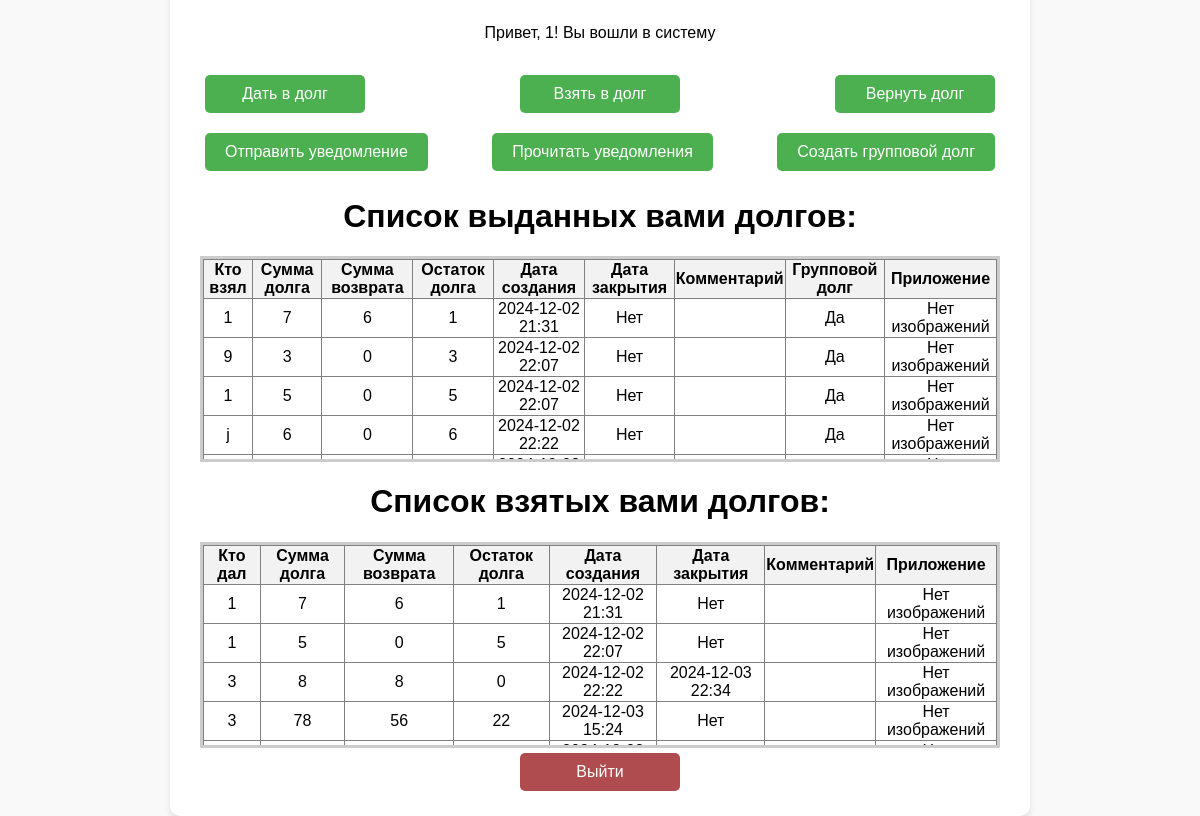
Page / (signed in) on the committed database.
### app.py (models this page shows)
class Client(db.Model):
    __tablename__ = 'clients'
    client_id = db.Column(db.Integer, primary_key=True )
    client_name = db.Column(db.Text, nullable=False)
    phone = db.Column(db.Text, nullable=False)
    tg_nik = db.Column(db.Text, nullable=False)
    client_password = db.Column(db.Text, nullable=False)
    create_dttm = db.Column(db.DateTime, default=datetime.utcnow )

class Debt(db.Model):
    __tablename__ = 'debts'
    debt_id = db.Column(db.Integer, primary_key=True, autoincrement=True)
    debt_amount = db.Column(db.Integer, nullable=False)
    create_dttm = db.Column(db.DateTime, nullable=False, default=datetime.utcnow)
    close_dttm = db.Column(db.DateTime, default=lambda :datetime(5999,1,1,0,0,0))              # DEFAULT '5999-01-01'
    debt_amount_return = db.Column(db.Integer, default=0)
    debt_comm = db.Column(db.Text)
    addings_flg = db.Column(db.Boolean, default=False )
    debt_group_id = db.Column(db.Integer, db.ForeignKey('group_debts.gr_debt_id'), default=-1)
    borrower_id = db.Column(db.Integer, db.ForeignKey('clients.client_id'), nullable=False)
    debter_id = db.Column(db.Integer, db.ForeignKey('clients.client_id'), nullable=False)
    addings = db.relationship('Adding', backref='debt', lazy='joined')  # Связь для доступа к прикреплениям
    notifications = db.relationship('Notification', backref='debt', lazy='joined' )  # Связь для доступа к прикреплениям
    borrower = relationship('Client', foreign_keys=[borrower_id])
    debter = relationship('Client', foreign_keys=[debter_id])

### app.py (the view)
@app.route('/' )
def home():
    if "username" in session:
        user = Client.query.filter_by(client_name=session['username']).first()
        debts_give = Debt.query.filter(Debt.debter_id == user.client_id).all()
        debts_get = Debt.query.filter(Debt.borrower_id == user.client_id).all()
        return render_template('home.html', user=user, debts_give=debts_give, debts_get=debts_get)
    return render_template('start.html')

### templates/home.html (shortened to what this page needs)
<!DOCTYPE html>
<html lang="en">
<head>
    <link rel="stylesheet" href="{{ url_for('static', filename='styles.css') }}">
</head>
<body>
    <div class="container">
        <form method="POST" class="text-center">
            <label>Привет, {{ user.client_name }}! Вы вошли в систему</label>
            <br>
            <div class="button-container">
                <a href='/create_debt_give' class="btn btn-login">Дать в долг</a>
                <a href='/create_debt_get' class="btn btn-login">Взять в долг</a>
                <a href='/close_debt' class="btn btn-login">Вернуть долг</a>
            </div>
            <div class="button-container">
                <a href='/notifications' class="btn btn-login">Отправить уведомление</a>
                <a href='/notifications_read' class="btn btn-login">Прочитать уведомления</a>
                <a href='/create_group_debt' class="btn btn-login">Создать групповой долг</a>
            </div>
             <h1>Список выданных вами долгов:</h1>
            <div class="table-container">
                {% if debts_give %}
                <table border="1">
                    <thead>
                        <tr>
                            <th>Кто взял</th>
                            <th>Сумма долга</th>
                            <th>Сумма возврата</th>
                            <th>Остаток долга</th>
                            <th>Дата создания</th>
                            <th>Дата закрытия</th>
                            <th>Комментарий</th>
                            <th>Групповой долг</th>
                            <th>Приложение</th>
                        </tr>
                    </thead>
                    <tbody>
                        {% for debt in debts_give %}
                        <tr>
                            <td>{{ debt.borrower.client_name }}</td>
                            <td>{{ debt.debt_amount }}</td>
                            <td>{{ debt.debt_amount_return }}</td>
                            <td>{{ debt.debt_amount - debt.debt_amount_return }}</td>
                            <td>{{ debt.create_dttm.strftime('%Y-%m-%d %H:%M') }}</td>
                            <td>
                                {% if debt.close_dttm.strftime('%Y-%m-%d %H:%M') == '5999-01-01 00:00' %}
                                    Нет
                                {% else %}
                                    {{debt.close_dttm.strftime('%Y-%m-%d %H:%M')}}
                                {% endif %}
                            </td>
                            <td>
                            </td>
                            <td>
                                {% if debt.debt_group_id == -1 %}
                                    Нет
                                {% else %}
                                    Да
                                {% endif %}
                            </td>
                            <td>
                                {% if debt.addings %}
                                    {% for adding in debt.addings %}
                                        <a href="{{ url_for('static', filename=adding.adding) }}" target="_blank">
                                            <img src="{{ url_for('static', filename=adding.adding) }}" alt="Изображение" style="max-width: 150px; max-height: 150px;">
                                        </a>
                                    {% endfor %}
                                {% else %}
                                    Нет изображений
                                {% endif %}
                            </td>
                        </tr>
                        {% endfor %}
                    </tbody>
                </table>
                {% else %}
                    <p>У вас нет долгов.</p>
                {% endif %}
            </div>
            <h1>Список взятых вами долгов:</h1>
            <div class="table-container">
                {% if debts_get %}
                <table border="1">
                    <thead>
                        <tr>
                            <th>Кто дал</th>
                            <th>Сумма долга</th>
                            <th>Сумма возврата</th>
                            <th>Остаток долга</th>
                            <th>Дата создания</th>
                            <th>Дата закрытия</th>
                            <th>Комментарий</th>
                            <th>Приложение</th>
                        </tr>
                    </thead>
                    <tbody>
                        {% for debt in debts_get %}
                        <tr>
                            <td>{{ debt.debter.client_name }}</td>
                            <td>{{ debt.debt_amount }}</td>
                            <td>{{ debt.debt_amount_return }}</td>
                            <td>{{ debt.debt_amount - debt.debt_amount_return }}</td>
                            <td>{{ debt.create_dttm.strftime('%Y-%m-%d %H:%M') }}</td>
                            <td>
                                {% if debt.close_dttm.strftime('%Y-%m-%d %H:%M') == '5999-01-01 00:00' %}
                                    Нет
                                {% else %}
                                    {{debt.close_dttm.strftime('%Y-%m-%d %H:%M')}}
                                {% endif %}
                            </td>
                            <td>
                            </td>
                            <td>
                                {% if debt.addings %}
                                    {% for adding in debt.addings %}
                                        <a href="{{ url_for('static', filename=adding.adding) }}" target="_blank">
                                            <img src="{{ url_for('static', filename=adding.adding) }}" alt="Изображение" style="max-width: 150px; max-height: 150px;">
                                        </a>
                                    {% endfor %}
                                {% else %}
                                    Нет изображений
                                {% endif %}
                            </td>
                        </tr>
                        {% endfor %}
                    </tbody>
                </table>
                {% else %}
                    <p>У вас нет долгов.</p>
                {% endif %}
            </div>
            <a href='/logout' class="btn btn-exit">Выйти</a>
        </form>
    </div>
</body>
</html>

### static/styles.css (style rules this page uses)
body { font-family: Arial, sans-serif; background-color: #f9f9f9; display: flex; justify-content: center; align-items: center; height: 100vh; margin: 0; }
.text-center { text-align: center; }
.container { background-color: #ffffff; padding: 20px 30px; border-radius: 10px; box-shadow: 0 4px 6px rgba(0, 0, 0, 0.1); width: 100%; max-width: 800px; text-align: center; overflow: visible; }
.btn { display: inline-block; padding: 10px 20px; margin: 5px; text-align: center; color: #ffffff; text-decoration: none; border: none; border-radius: 5px; font-size: 16px; cursor: pointer; transition: background-color 0.3s ease; min-width: 120px; }
.btn-login { background-color: #4CAF50; }
.btn-exit { background-color: #af4c4f; }
.button-container { display: flex; justify-content: space-between; margin-top: 10px; z-index: 10; }
label { margin-top: 20px; display: block; }
.table-container { max-height: 200px; overflow-y: auto; border: 3px solid #ccc; }
table { width: 100%; border-collapse: collapse; }
thead { background-color: #f2f2f2; position: sticky; top: 0; z-index: 2; }

### rows in the picture
Client: client_name "1"
Debt: borrower.client_name "1", debt_amount "7", debt_amount_return "6", debt.debt_amount-debt.debt_amount_return "1", create_dttm "2024-12-02 21:31", shows "Нет", shows "Да", shows "Нет изображений", debter.client_name "1"
Debt: borrower.client_name "9", debt_amount "3", debt_amount_return "0", debt.debt_amount-debt.debt_amount_return "3", create_dttm "2024-12-02 22:07", shows "Нет", shows "Да", shows "Нет изображений"
Debt: borrower.client_name "1", debt_amount "5", debt_amount_return "0", debt.debt_amount-debt.debt_amount_return "5", create_dttm "2024-12-02 22:07", shows "Нет", shows "Да", shows "Нет изображений", debter.client_name "1"
Debt: borrower.client_name "j", debt_amount "6", debt_amount_return "0", debt.debt_amount-debt.debt_amount_return "6", create_dttm "2024-12-02 22:22", shows "Нет", shows "Да", shows "Нет изображений"
Debt: debter.client_name "3", debt_amount "8", debt_amount_return "8", debt.debt_amount-debt.debt_amount_return "0", create_dttm "2024-12-02 22:22", close_dttm "2024-12-03 22:34", shows "Нет изображений"
Debt: debter.client_name "3", debt_amount "78", debt_amount_return "56", debt.debt_amount-debt.debt_amount_return "22", create_dttm "2024-12-03 15:24", shows "Нет", shows "Нет изображений"
